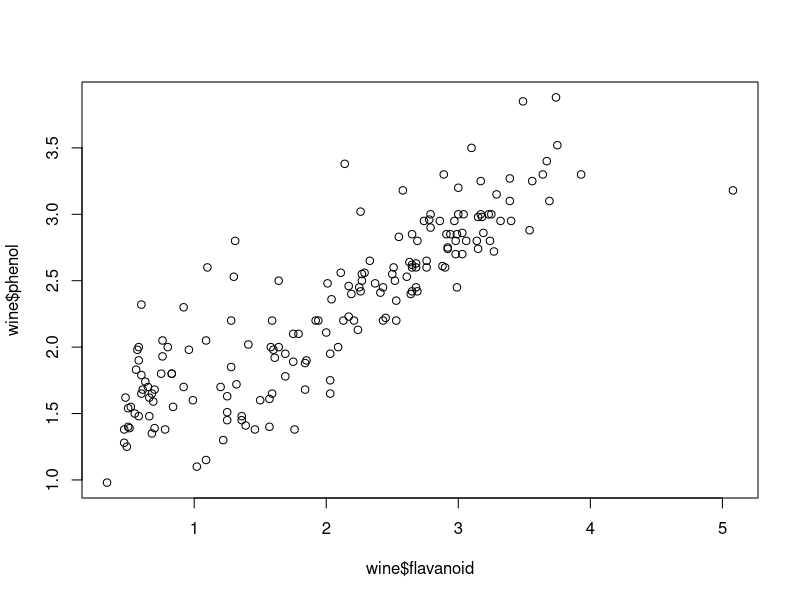
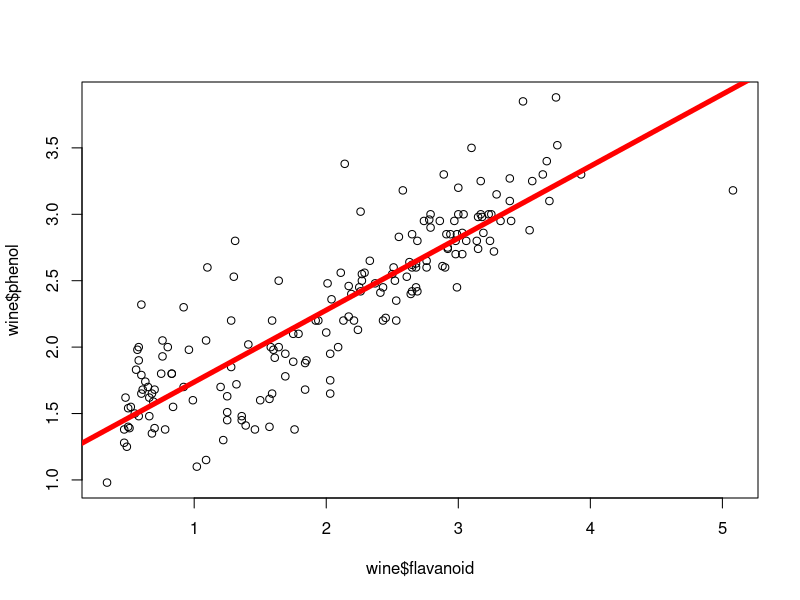

Source code (R) for these figures, in order:
wine<-read.csv('wine.csv')
plot(wine$flavanoid,wine$phenol)

plot(wine$flavanoid,wine$phenol)
abline(a=1.1954,b=.54171,col='red',lwd=5)